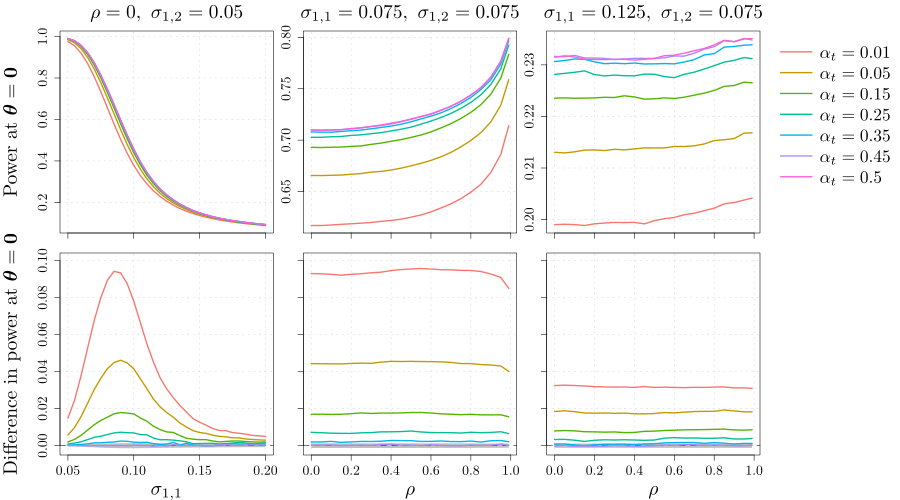

Reproduce this figure in R.
# rm(list=ls())
# tikzPlot = T
main_path = "simulations/other_plots/"
library(dplyr)
library(scales)
B = 1e6
qnt_tol = 0.975
cexsize = 1.5
ylim_diff = c(-0.001, 0.1)
gg_color_hue <- function(n) {
  hues = seq(15, 375, length = n + 1)
  hcl(h = hues, l = 65, c = 100)[1:n]
}
cols = gg_color_hue(7)
lwd_lin = 2.5
if (tikzPlot==1) {
  pkgs <- c("\\usepackage{tikz}",
            "\\usepackage[active,tightpage,psfixbb]{preview}",
            "\\PreviewEnvironment{pgfpicture}",
            "\\setlength\\PreviewBorder{0pt}",
            "\\usepackage{amssymb}",
            "\\usepackage{bm}",
            "\\usepackage{amsthm}",
            "\\usepackage{amsbsy}",
            "\\usepackage{amsfonts}")
  library(tikzDevice)
  fig_path = paste0(main_path, "A5_conjecture.tex")
  tikz(file=fig_path,standAlone=TRUE,width=9,height=5,packages=pkgs)
}
layout.matrix <- matrix(c(1, 2, 3, 4, 5, 6), nrow = 2, ncol = 3)
layout(mat = layout.matrix, widths = c(1, 1, 1), heights = c(1, 1, 1))
par(mai = c(0.1, 0.3, 0.1, 0), 
    omi = c(0.35, 0.3, 0.21, 1.4))  # bltr
########################
# no-corr
########################
load(file=paste0(main_path, "A5_conjecture_data/param_grid_nocorr.rdata"))
alpha_t = unique(param_grid_nocorr$alpha_t)
alpha = unique(param_grid_nocorr$alpha)
a0 = alpha[1]
dat_heterosk = param_grid_nocorr %>% filter(alpha==a0)
sigma1 = unique(dat_heterosk$sigma1)
sigma2 = unique(dat_heterosk$sigma2)
plot(NA,t="l",xlim=range(sigma1),ylim=range(dat_heterosk$pow_0),
     xlab=NA, ylab=NA, main=NA, axes=F)
grid()
box()
axis(2, cex.axis=cexsize)
axis(1, tick = T, labels = F) 
maintext = paste0("$\\rho=", 0,",\\ \\sigma_{1,2}=",sigma2, "$")
mtext(maintext, cex = cexsize-0.1, line = 1, side=3)
mtext(paste0("Power at $\\bm{\\theta}=\\bm{0}$"), cex = cexsize-0.1, line = 3.75, side=2)
for(a in alpha_t){
  dat = dat_heterosk %>% filter(alpha_t == a)
  lines(sigma1, dat$pow_0,col=cols[which(alpha_t==a)], lwd=lwd_lin)
}
# differences
dat_ref = dat_heterosk %>% filter(alpha_t == 0.5)
dat_ref2 = dat_heterosk %>% filter(alpha_t == 0.45)
diffs = matrix(NA,ncol=length(sigma1),nrow=length(alpha_t)-1)
for(a in alpha_t[-length(alpha_t)]){
  dat = dat_heterosk %>% filter(alpha_t == a) 
  diffs[which(alpha_t==a),]=dat_ref$pow_0-dat$pow_0
} 
tolvar_ref = sapply(dat_ref$pow_0, function(x) 1/B*x*(1-x))
tolvar_2ndref = sapply(dat_ref2$pow_0, function(x) 1/B*x*(1-x))
tol = sapply(sqrt(tolvar_ref+tolvar_2ndref),function(x) c(-1,1)*x*qnorm(qnt_tol))
plot(NA,t="l",xlim=range(sigma1),ylim=ylim_diff,
     xlab=NA, ylab=NA, main=NA, axes=F)
box()
grid()
axis(1, cex.axis=cexsize)
axis(2, tick = T, labels = T, cex.axis=cexsize) 
mtext("$\\sigma_{1,1}$", cex = cexsize-0.1, line = 2.8, side=1)
mtext(paste0("Difference in power at $\\bm{\\theta}=\\bm{0}$"), 
      cex = cexsize-0.1, line = 3.75, side=2)
polygon(x=c(sigma1,rev(sigma1)),
        y=c(tol[2,],rev(tol[1,])),border=F,col=alpha(1,alpha=0.25))
abline(h=0,lty=2)
for(i in 1:(length(alpha_t)-1)){
  lines(sigma1, diffs[i,],col=cols[i], lwd=lwd_lin)
}
########################
# corr
########################
load(file=paste0(main_path, "A5_conjecture_data/param_grid_corr.rdata"))
for (pick_homosk in c(T,F)) {
  head(param_grid_corr)
  alpha_t = unique(param_grid_corr$alpha_t)
  alpha = unique(param_grid_corr$alpha)
  rho = unique(param_grid_corr$rho)
  a0 = alpha[1]
  dat_homosk = param_grid_corr %>% filter(homosk==pick_homosk & alpha==a0)
  sigma1 = unique(dat_homosk$sigma1)
  sigma2 = unique(dat_homosk$sigma2)
  plot(NA,t="l",xlim=range(rho),ylim=range(dat_homosk$pow_0),
       xlab=NA, ylab=NA, main=NA, axes=F)
  grid()
  box()
  axis(2, tick = T, labels = T, cex.axis=cexsize)
  axis(1, tick = T, labels = F) 
  maintext = paste0("$\\sigma_{1,1}=$",sigma1,"$,\ \\sigma_{1,2}=$",sigma2)
  maintext = paste0("$\\sigma_{1,1}=", sigma1,",\\ \\sigma_{1,2}=",sigma2, "$")
  mtext(maintext, cex = cexsize-0.1, line = 1, side=3)
  for(a in alpha_t){
    dat = dat_homosk %>% filter(alpha_t == a) 
    lines(rho, dat$pow_0,col=cols[which(alpha_t==a)], lwd=lwd_lin)
  } 
  if(pick_homosk==F){
    par(xpd=TRUE)
    legend("topright", legend=paste0("$\\alpha_t=",alpha_t, "$"),
           lty=1,col=cols,bty="n",
           xpd=NA, cex = cexsize+0.4,
           x.intersp=0.5,
           xjust=2, lwd=lwd_lin,
           inset=c(-0.65, 0))
    par(xpd=F) 
  }
  # differences
  dat_ref = dat_homosk %>% filter(alpha_t == 0.5)
  dat_ref2 = dat_homosk %>% filter(alpha_t == 0.45)
  diffs = matrix(NA,ncol=length(rho),nrow=length(alpha_t)-1)
  for(a in alpha_t[-length(alpha_t)]){
    dat = dat_homosk %>% filter(alpha_t == a) 
    diffs[which(alpha_t==a),]=dat_ref$pow_0-dat$pow_0
  }
  tolvar_ref = sapply(dat_ref$pow_0, function(x) 1/B*x*(1-x))
  tolvar_2ndref = sapply(dat_ref2$pow_0, function(x) 1/B*x*(1-x))
  tol = sapply(sqrt(tolvar_ref+tolvar_2ndref),function(x) c(-1,1)*x*qnorm(qnt_tol))
  plot(NA,t="l",xlim=range(rho),ylim=ylim_diff,
       xlab=NA, ylab=NA, main=NA, axes=F)
  box()
  grid()
  axis(1, cex.axis=cexsize)
  axis(2, tick = T, labels = F) 
  mtext("$\\rho$", cex = cexsize-0.1, line = 2.8, side=1)
  polygon(x=c(rho,rev(rho)),y=c(tol[2,],rev(tol[1,])),
          border=F,col=alpha(1,alpha=0.25))
  abline(h=0,lty=2)
  for(i in 1:(length(alpha_t)-1)){
    lines(rho, diffs[i,],col=cols[i], lwd=lwd_lin)
  }
}
if (tikzPlot){
  dev.off()
} else {
  print("Figure A5")
  # invisible(readline(prompt="Press [enter] to continue"))
}
